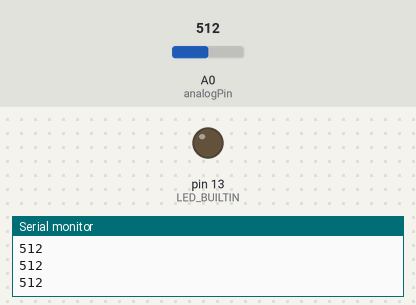
Simulated run of this sketch. Board: Arduino Uno, built with avr-gcc and run on an emulated ATmega328P. Shown: output pins drawn as LEDs (lit = HIGH), the last lines printed to the serial monitor. Inputs (shaded band) come from the test bench; at power-on: A0 (analogPin) = 512.

Above: at 1.2 s.
1.3 s: A0 (analogPin) set to 683
2.8 s: A0 (analogPin) set to 717
At 3.3 s:
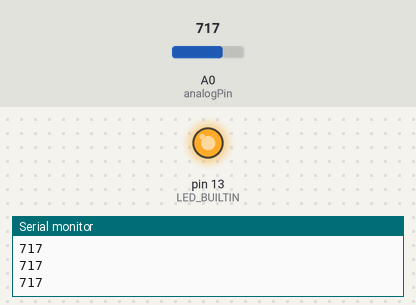
Timing chart, 0 to 5.8 s (numbered marks = the images above; inputs shaded):
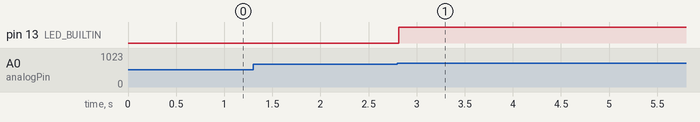

The sketch:

07.Button.ino
```cpp
#define analogPin A0 // ESP8266 Analog Pin ADC0 = A0
#define threshold 700

bool LEDState;
bool buttonState, preButtonState;

void setup()
{
  LEDState = false;
  preButtonState = false;
  Serial.begin(9600);
  pinMode(LED_BUILTIN, OUTPUT);
}

void loop()
{
  buttonState = analogRead(analogPin) > threshold;
  Serial.println(analogRead(analogPin));
  LEDState = (buttonState && !preButtonState)? !LEDState : LEDState;
  digitalWrite(LED_BUILTIN, LEDState);
  preButtonState = buttonState;
  delay(100);
}
```

Measured:
- the behaviour switches between 700 and 701 on A0 (analogPin) (found by bisection; images 0 and 1)
- after the input at 2.8 s, pin 13 (LED_BUILTIN): LOW → HIGH at once
